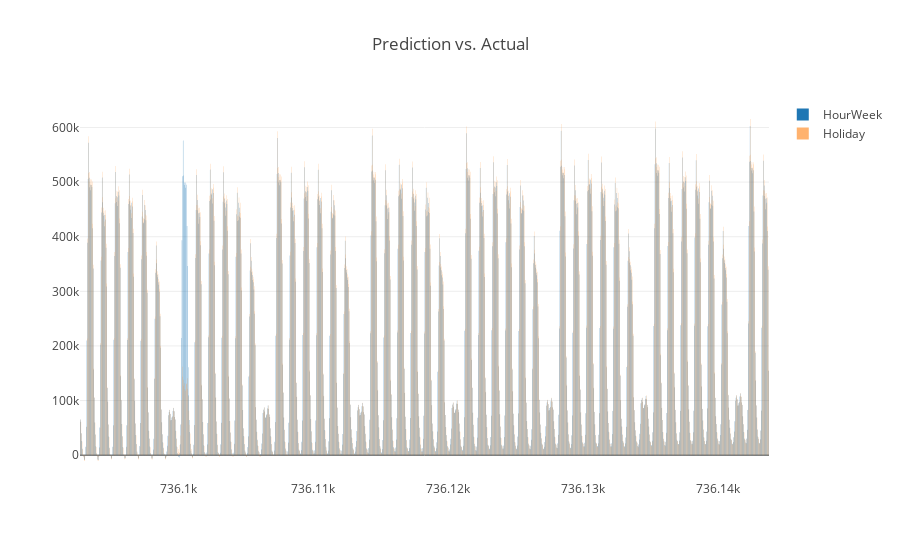

The notebook cell this image was saved under:
### Code cell
# Generate chart with predicitons based on training data (using plotly)
print("Plotly version", __version__) # requires plotly version >= 1.9.0
init_notebook_mode(connected=True)

set1 = go.Bar(
    x=results["dateFrac"],
    y=results["predHourWeek"],
#    marker=dict(color='blue'),
    name='HourWeek'
)
set2 = go.Bar(
    x=results["dateFrac"],
    y=results["predHoliday"],
#    marker=dict(color='crimson'),
    opacity=0.6,
    name='Holiday'
)
barData = [set1, set2]
barLayout = go.Layout(barmode='group', title="Prediction vs. Actual")

fig = go.Figure(data=barData, layout=barLayout)
iplot(fig)

### Figure 1 — Plotly figure (JSON) as saved in the notebook; plotly's stock layout.template omitted (floating-point values rounded to 4 significant figures; data arrays with more than 128 entries replaced by an {"elided": "..."} marker saying what was removed)
{"data": [{"name": "HourWeek", "type": "bar", "x": {"elided": "1225 float values"}, "y": {"elided": "1225 int values"}}, {"name": "Holiday", "opacity": 0.6, "type": "bar", "x": {"elided": "1225 float values"}, "y": {"elided": "1225 int values"}}], "layout": {"barmode": "group", "title": "Prediction vs. Actual"}}
